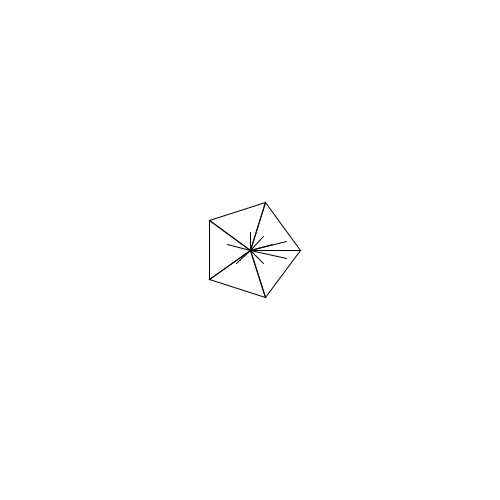
Frame 1 (no input)
Frame 60 (the mouse pressed at the canvas centre just before this capture): identical to frame 1, image omitted
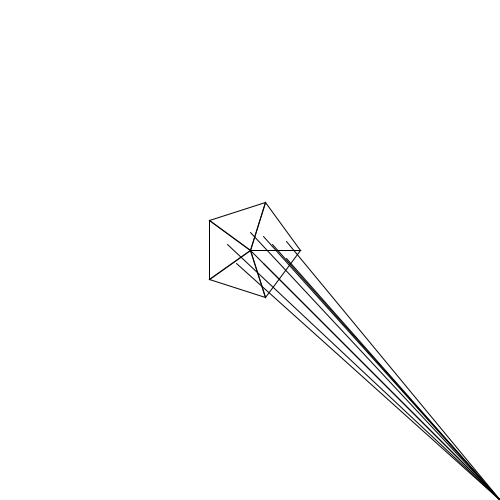
Frame 120 (the mouse held since frame 60 and released just before this capture)

The Processing sketch that drew these frames (run headless with seeded random() and noise(); from frame 60 on, the mouse is pressed at the canvas centre):

// Processing sketch: starTry
// ── starTry.pde
int lados = 5;
float radius = 50;

float stepLado;
int cenX, cenY;
float posX, posY;

float[] pointsX;
float[] pointsY;

void setup() {
  size(500, 500);
  stepLado = 360/lados;
  cenX = width/2;
  cenY = height/2;
  noFill();
  
  pointsX = new float[lados];
  pointsY = new float[lados];
}

void draw() {
  background(255);
  
  translate(cenX, cenY);
  for (int d = 0; d < 360; d+=stepLado) { 
    posX = radius * cos(radians(d));
    posY = radius * sin(radians(d));
    pointsX[int(d/stepLado)] = posX;
    pointsY[int(d/stepLado)] = posY;
  }
  for (int i = 0; i < lados; i++) {
    if(i < lados-1)
    {
      triangle(pointsX[i], pointsY[i], pointsX[i+1], pointsY[i+1], 0, 0);
      line(((pointsX[i+1]-pointsX[i])/2)*sin((radians((180-stepLado)/2))), ((pointsY[i+1]-pointsY[i])/2)*cos((radians((180-stepLado)/2))), mouseX, mouseY);
    }
    else
      triangle(pointsX[i], pointsY[i], pointsX[0], pointsY[0], 0, 0);
      line(((pointsX[0]-pointsX[i])/2)*sin((radians((180-stepLado)/2))), ((pointsY[0]-pointsY[i])/2)*cos((radians((180-stepLado)/2))), mouseX, mouseY);
  }
  //noLoop();
}
